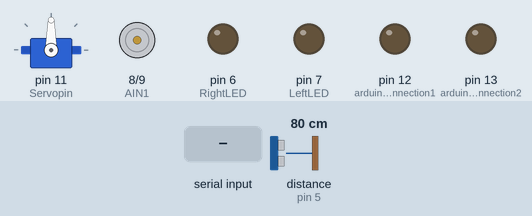
Recording of a sketch running on a simulated Arduino Uno, built with avr-gcc and run on an emulated ATmega328P. Parts: servo, motor-driver pin pairs drawn as motors (green arrow = first pin HIGH = forward, orange = second pin HIGH = backward, longer = more drive, scaled by the enable pin), output pins drawn as LEDs (lit = HIGH). Wiring (inferred from the names in the program): ultrasonic range finder: trigger pin 4; echo pin 5. The test bench sets the inputs (shaded band); at power-on: distance to the obstacle (sensor on pin 5) 80 cm. The echo pulse lasts 58.3 µs per cm; pins used as bus, display or sensor lines are not drawn.

Above: at 1.2 s.
1.3 s: "F" received over the second serial link
At 2.5 s:
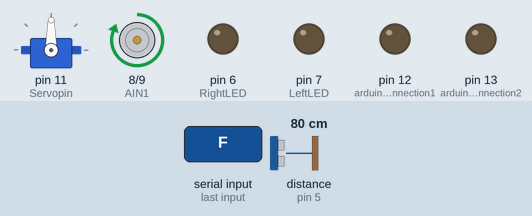
2.8 s: "B" received over the second serial link
At 3.9 s:
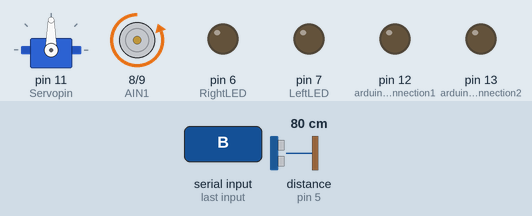
4.4 s: "L" received over the second serial link
At 5.3 s:
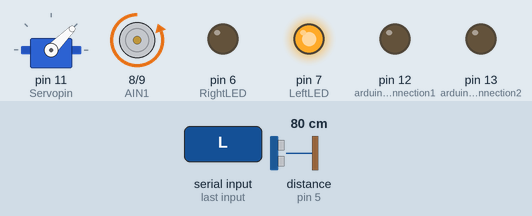
5.9 s: distance to the obstacle (sensor on pin 5) set to 12 cm
7.4 s: distance to the obstacle (sensor on pin 5) set to 9 cm
At 8.7 s:
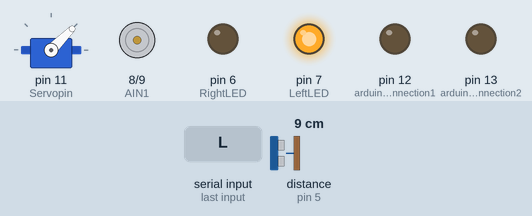
9.0 s: "S" received over the second serial link
At 10.5 s:
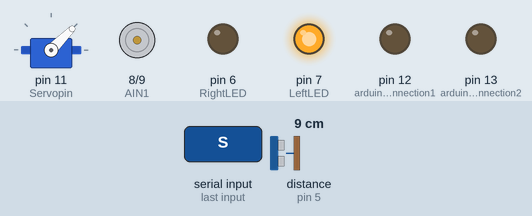
Timing chart, 0 to 11.6 s (numbered marks = the images above; inputs shaded):
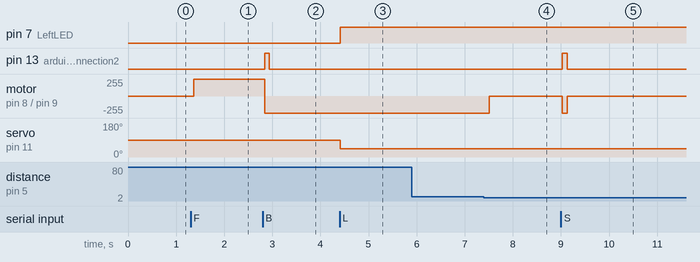

The sketch:

BAE_WILDCAR_MOTORS.ino
```cpp
#include <SoftwareSerial.h>                 //Imporing of necesarry Libraries
#include <Servo.h>

SoftwareSerial BTSerial(3,2);               // Bluetooth (RX,TX) as arduino sees it

const int trig = 4;                         // Pins for Ultrasonic distance sensor
const int echo = 5;                         //

const int LeftLED = 7;                      //Pins for turning signal LEDs
const int RightLED = 6;

const int AIN1 = 8;                         //Pins for motor Driver
const int AIN2 = 9;
const int PWMA = 10;
const int Servopin = 11;                    //Pin to control Servo motor

const int arduinoConnection1 = 12;          //Pins to connect to second arduino
const int arduinoConnection2 = 13;

Servo myServo;                              //Instantiates a servo object

int motorSpeed = 250;                       //initialization of global variables to be used by program
int centerPos = 90;
int leftPos = centerPos - 45;
int rightPos = centerPos + 45;
float duration, distance;
char command;

void setup() {
  pinMode(AIN1, OUTPUT);                    //Set pins associated with motor driver to be outputs
  pinMode(AIN2, OUTPUT);
  pinMode(PWMA, OUTPUT);
  pinMode(trig, OUTPUT);                    //Set pins for the Ultrasonic sensor to be input/output respectively for trigger and echo
  pinMode(echo, INPUT);
  pinMode(LeftLED,OUTPUT);                  //Set pins associated with LED indicators to be outputs
  pinMode(RightLED,OUTPUT);
  pinMode(arduinoConnection1,OUTPUT);       //set connection Pins to be output pins
  pinMode(arduinoConnection2,OUTPUT);

  BTSerial.begin(9600);                     //Begin serial communication with the HC-05
  myServo.attach(Servopin);                 //Tell the servo which pin it is attached to so that its internal methods function correctly
  myServo.write(centerPos);                 //Write the location of the servo motor to be the center position that we want
  }

void loop() {

  digitalWrite(trig, LOW);                  //Trigger the Ultrasonic distance sensor to emit a recoverable signal
  delayMicroseconds(2);
  digitalWrite(trig, HIGH);
  delayMicroseconds(10);
  digitalWrite(trig, LOW);

  duration = pulseIn(echo, HIGH);           //Collect information about the ultrasonic signal and calculate the distance from the car to an obstacle
  distance = (duration*0.0343)/2;
  delay(100);

  if (distance <= 10 ){                    //Check if the car is too close to something
    if (BTSerial.available()) {            //Allow the car to check the bluetooth because the user will want to reverse still if they got too close to something

      command = (char)BTSerial.read();

      if (command = 'B'){
         // B = full backward
        spinMotor(-255);
        digitalWrite(arduinoConnection1, LOW);      //Inhibit playing of UK fight song sound
        digitalWrite(arduinoConnection2, HIGH);     //Play reversing sound
      }else{
        spinMotor(0);
        digitalWrite(arduinoConnection1, LOW);      //Inhibit playing of UK fight song sound
        digitalWrite(arduinoConnection2, LOW);      //Inhibit playing of Reversing sound
      }

    }else{
      spinMotor(0);
      digitalWrite(arduinoConnection1, LOW);        //Inhibit playing of UK fight song sound
      digitalWrite(arduinoConnection2, LOW);        //Inhibit playing of Reversing sound
    }

  }else{

    if (BTSerial.available()) {
      command = (char)BTSerial.read();                //Read in a character from the HC-05

      switch (command){                               //Interperet meaning of recieved character
        case 'F':
          // F = full forward
          spinMotor(255);
          digitalWrite(arduinoConnection1, LOW);      //Inhibit playing of UK fight song sound
          digitalWrite(arduinoConnection2, LOW);      //Inhibit playing of Reversing sound
          break;
        case 'B':
          // B = full backward
          spinMotor(-255);
          digitalWrite(arduinoConnection1, LOW);      //Inhibit playing of UK fight song sound
          digitalWrite(arduinoConnection2, HIGH);     //Play reversing sound
          delay(100);
          digitalWrite(arduinoConnection2, LOW);      //Inhibit constant restarting of reversing sound
          break;
        case 'S':
          // S = Complete Stop
          spinMotor(0);
          digitalWrite(arduinoConnection1, LOW);    //Inhibit playing of UK fight song sound
          digitalWrite(arduinoConnection2, LOW);    //Inhibit playing of reversing sound
          break;
        case 'L':
          //  L = Hard Left
          myServo.write(leftPos);                   //Put servo into left turning position
          digitalWrite(LeftLED, HIGH);              //Turn on Left turning signal
          digitalWrite(RightLED, LOW);              //Inhibit Right turning signal
          break;
        case 'R':
          // R = Hard Right
          myServo.write(rightPos);                  //put servo into right turning position
          digitalWrite(LeftLED, LOW);               //Inhibit Left turning signal
          digitalWrite(RightLED, HIGH);             //Turn on Right turning signal
          break;
        case 'C':
          //Return to center position
          myServo.write(centerPos);                 //Return servo to center position
          digitalWrite(LeftLED, LOW);               //Inhibit Left turning signal
          digitalWrite(RightLED, LOW);              //Inhibit Right turning signal
          break;
        case 'W':
          //Play UK fight song on command
          digitalWrite(arduinoConnection1, HIGH);   //Play UK fight song
          digitalWrite(arduinoConnection2, LOW);    //Inhibit playing of reversing sound
          delay(100);
          digitalWrite(arduinoConnection1, HIGH);   //Inhibit constant restarting of fight song
          break;
      }
    }
  }
}

/********************************************************************************/
void spinMotor(int motorSpeed){

  if (motorSpeed > 0){                                //if the motor should drive forward (positive speed)
    digitalWrite(AIN1, HIGH);                         //set pin 1 to high
    digitalWrite(AIN2, LOW);                          //set pin 2 to low
  }
  else if (motorSpeed < 0){
    digitalWrite(AIN1, LOW);                          //set pin 1 to low
    digitalWrite(AIN2, HIGH);                         //set pin 2 to high
  }else{                                              //if the motor should stop
    digitalWrite(AIN1, LOW);                          //set pin 1 to low
    digitalWrite(AIN2, LOW);                          //set pin 2 to low
  }

  analogWrite(PWMA, abs(motorSpeed));                 //now that the motor direction is set, drive it at the entered speed
}
```

Measured:
- the behaviour switches between 11 and 10 cm on distance to the obstacle (sensor on pin 5) (found by bisection; images 3 and 4)
- after the input at 1.3 s, motor on pin 8 (AIN1) / pin 9 (AIN2): stopped → forward 255/255 after 0.07 s
- after the input at 2.8 s, pin 13 (arduinoConnection2): LOW → HIGH at once, → LOW 0.10 s later; motor on pin 8 (AIN1) / pin 9 (AIN2): forward 255/255 → backward 255/255 at once
- after the input at 4.4 s, pin 7 (LeftLED): LOW → HIGH at once; servo on pin 11 (Servopin): 90° → 45° at once
- after the input at 5.9 s, every drawn part: stays the same
- after the input at 7.4 s, motor on pin 8 (AIN1) / pin 9 (AIN2): backward 255/255 → stopped after 0.11 s
- after the input at 9.0 s, pin 13 (arduinoConnection2): LOW → HIGH at once, → LOW 0.10 s later; motor on pin 8 (AIN1) / pin 9 (AIN2): stopped → backward 255/255 at once, → stopped 0.10 s later
